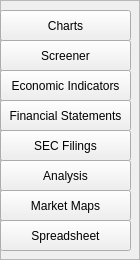
         <widget class="QFrame" name="LogoNButtonsFrame">
          <property name="minimumSize">
           <size>
            <width>131</width>
            <height>251</height>
           </size>
          </property>
          <property name="frameShape">
           <enum>QFrame::StyledPanel</enum>
          </property>
          <property name="frameShadow">
           <enum>QFrame::Raised</enum>
          </property>
          <widget class="QPushButton" name="Spreadsheet">
           <property name="geometry">
            <rect>
             <x>0</x>
             <y>220</y>
             <width>131</width>
             <height>31</height>
            </rect>
           </property>
           <property name="text">
            <string>Spreadsheet</string>
           </property>
          </widget>
          <widget class="QPushButton" name="Other">
           <property name="geometry">
            <rect>
             <x>0</x>
             <y>190</y>
             <width>131</width>
             <height>31</height>
            </rect>
           </property>
           <property name="text">
            <string>Market Maps</string>
           </property>
          </widget>
          <widget class="QPushButton" name="Analysis">
           <property name="geometry">
            <rect>
             <x>0</x>
             <y>160</y>
             <width>131</width>
             <height>31</height>
            </rect>
           </property>
           <property name="text">
            <string>Analysis</string>
           </property>
          </widget>
          <widget class="QPushButton" name="SEC">
           <property name="geometry">
            <rect>
             <x>0</x>
             <y>130</y>
             <width>131</width>
             <height>31</height>
            </rect>
           </property>
           <property name="text">
            <string>SEC Filings</string>
           </property>
          </widget>
          <widget class="QPushButton" name="FinStat">
           <property name="geometry">
            <rect>
             <x>0</x>
             <y>100</y>
             <width>131</width>
             <height>31</height>
            </rect>
           </property>
           <property name="text">
            <string>Financial Statements</string>
           </property>
          </widget>
          <widget class="QPushButton" name="Econ">
           <property name="geometry">
            <rect>
             <x>0</x>
             <y>70</y>
             <width>131</width>
             <height>31</height>
            </rect>
           </property>
           <property name="text">
            <string>Economic Indicators</string>
           </property>
          </widget>
          <widget class="QPushButton" name="Screener">
           <property name="geometry">
            <rect>
             <x>0</x>
             <y>40</y>
             <width>131</width>
             <height>31</height>
            </rect>
           </property>
           <property name="text">
            <string>Screener</string>
           </property>
          </widget>
          <widget class="QPushButton" name="Charts">
           <property name="geometry">
            <rect>
             <x>0</x>
             <y>10</y>
             <width>131</width>
             <height>31</height>
            </rect>
           </property>
           <property name="text">
            <string>Charts</string>
           </property>
           <property name="shortcut">
            <string/>
           </property>
          </widget>
          <zorder>Charts</zorder>
          <zorder>Screener</zorder>
          <zorder>Econ</zorder>
          <zorder>FinStat</zorder>
          <zorder>SEC</zorder>
          <zorder>Analysis</zorder>
          <zorder>Other</zorder>
          <zorder>Spreadsheet</zorder>
         </widget>
